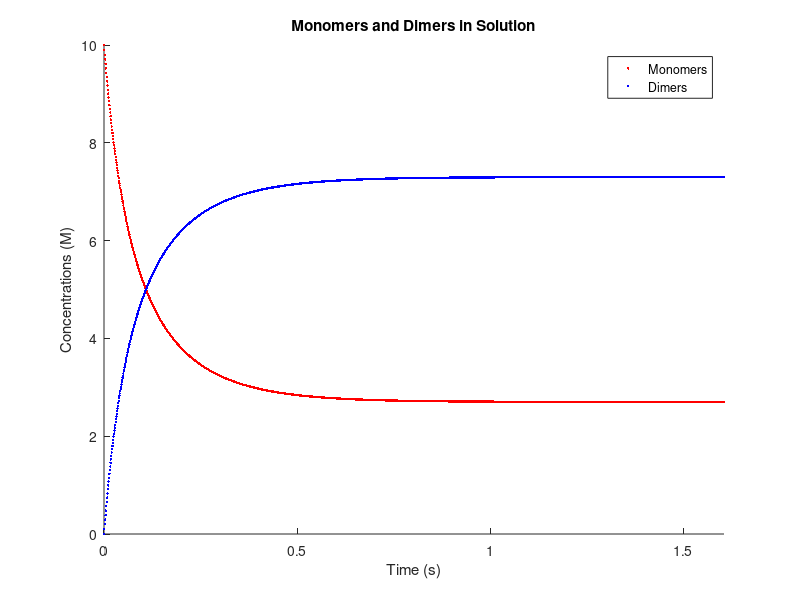

Recreate this plot in MATLAB.
clear all;
close all;

% This simulation will be an ODE model of monomers in solution forming
% dimers and going back until equilibrium. This is not a stochastic model,
% but rather a deterministic model that uses an Euler method to
% numerically solve the ODEs. This will be advanced to a model that has
% maximum of trimers or tetramers or k-mers.

% kinetic rate constants
k_l = 1;    %lengthening of oligomers (units: 1/Ms)
k_s = 1;    %shortening of oligomers (units: 1/s) 

% Initial concentrations of each oligomer (units: M)
L_1(1) = 10;    %monomers
L_2(1) = 0;    %dimers

t(1) = 0;   %initial time

% Values needed to start the system
Loops = 0;
Equilibrium_1 = 0;
Equilibrium_2 = 0;

% Time step - VARIABLE (units: s)
dt = 0.001;

% Actual system that does all the work
while ~Equilibrium_1 && ~Equilibrium_2
%     Tracks the number of iterations of the code
    Loops = Loops+1;
    i = Loops;
    
%     Euler Method to numerically solve coupled ODEs
    Matrix = [(1-k_l*L_1(i)*dt) (k_s*dt); (k_l*L_1(i)*dt) (1-k_s*dt)]; %matrix of 'changes'
    State_1 = [L_1(i); L_2(i)]; %matrix of current states
    State_2 = Matrix*State_1; %matrix multiplication to calculate new concentrations
    
%     Updating Concentrations and Time
    L_1(i+1) = State_2(1,1);
    L_2(i+1) = State_2(2,1);
    t(i+1) = t(i)+dt;
    
%     Testing for Equilibrium;
    if Loops > 100
        Avg_Change1 = mean(abs(diff(L_1(i-98:i+1))));
        Limits1 = [L_1(i-98),L_1(i+1)];
        Avg_Change2 = mean(abs(diff(L_2(i-98:i+1))));
        Limits2 = [L_2(i-98),L_2(i+1)];
        if (Avg_Change1 <= 1e-4) && (abs(diff(Limits1)) <= 1e-4)
            Equilibrium_1 = 1;
        end
        if (Avg_Change2 <= 1e-4) && (abs(diff(Limits2)) <= 1e-4)
            Equilibrium_2 = 1;
        end
    end
end

figure(1);
scatter(t,L_1,3,'r','filled');
hold on;
scatter(t,L_2,3,'b','filled');
xlabel('Time (s)');
xlim([0 max(t)]);
ylabel('Concentrations (M)');
ylim([min(min(L_1),min(L_2)) max(max(L_1),max(L_2))]);
title('Monomers and Dimers in Solution');
legend('Monomers','Dimers');